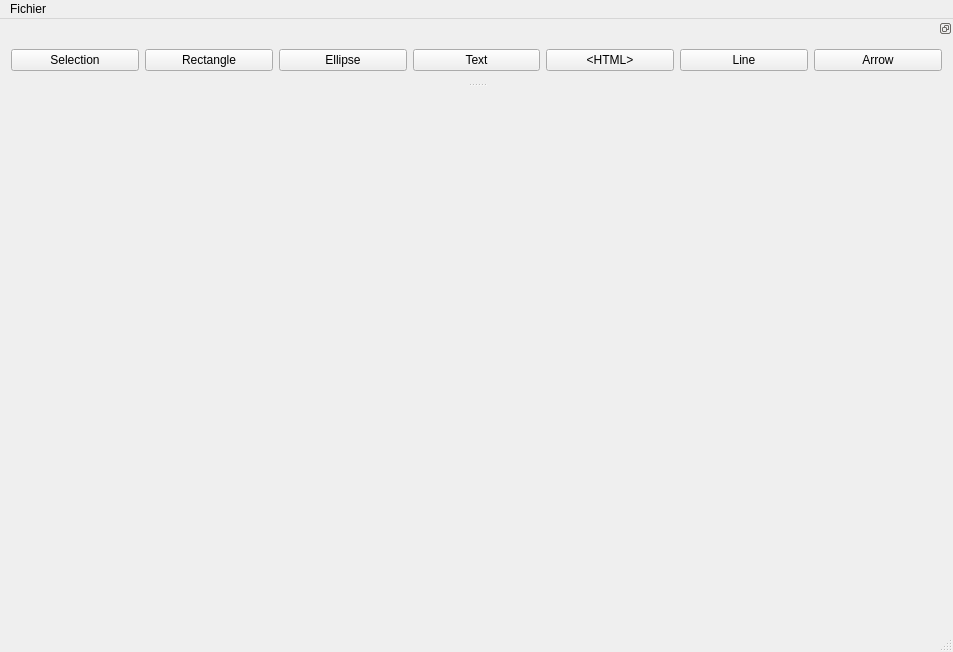
<?xml version="1.0" encoding="UTF-8"?>
<ui version="4.0">
 <class>SuperPaintMW</class>
 <widget class="QMainWindow" name="SuperPaintMW">
  <property name="geometry">
   <rect>
    <x>0</x>
    <y>0</y>
    <width>953</width>
    <height>652</height>
   </rect>
  </property>
  <property name="windowTitle">
   <string>SuperPaintMW</string>
  </property>
  <widget class="QWidget" name="centralWidget">
   <layout class="QVBoxLayout" name="verticalLayout">
    <item>
     <widget class="SuperPaintWidget" name="widget" native="true"/>
    </item>
   </layout>
  </widget>
  <widget class="QMenuBar" name="menuBar">
   <property name="geometry">
    <rect>
     <x>0</x>
     <y>0</y>
     <width>953</width>
     <height>21</height>
    </rect>
   </property>
   <widget class="QMenu" name="menuFichier">
    <property name="title">
     <string>Fichier</string>
    </property>
   </widget>
   <addaction name="menuFichier"/>
  </widget>
  <widget class="QStatusBar" name="statusBar"/>
  <widget class="QDockWidget" name="dockWidget">
   <property name="features">
    <set>QDockWidget::DockWidgetFloatable|QDockWidget::DockWidgetMovable</set>
   </property>
   <attribute name="dockWidgetArea">
    <number>4</number>
   </attribute>
   <widget class="QWidget" name="dockWidgetContents">
    <layout class="QHBoxLayout" name="horizontalLayout">
     <item>
      <widget class="QPushButton" name="push_selection">
       <property name="text">
        <string>Selection</string>
       </property>
      </widget>
     </item>
     <item>
      <widget class="QPushButton" name="push_rectangle">
       <property name="text">
        <string>Rectangle</string>
       </property>
      </widget>
     </item>
     <item>
      <widget class="QPushButton" name="push_ellipse">
       <property name="text">
        <string>Ellipse</string>
       </property>
      </widget>
     </item>
     <item>
      <widget class="QPushButton" name="push_text">
       <property name="text">
        <string>Text</string>
       </property>
      </widget>
     </item>
     <item>
      <widget class="QPushButton" name="push_html">
       <property name="text">
        <string>&lt;HTML&gt;</string>
       </property>
      </widget>
     </item>
     <item>
      <widget class="QPushButton" name="push_line">
       <property name="text">
        <string>Line</string>
       </property>
      </widget>
     </item>
     <item>
      <widget class="QPushButton" name="push_arrow_directed">
       <property name="text">
        <string>Arrow</string>
       </property>
      </widget>
     </item>
    </layout>
   </widget>
  </widget>
 </widget>
 <layoutdefault spacing="6" margin="11"/>
 <customwidgets>
  <customwidget>
   <class>SuperPaintWidget</class>
   <extends>QWidget</extends>
   <header>superpaintwidget.h</header>
   <container>1</container>
   <slots>
    <slot>button_rect_clicked()</slot>
    <slot>button_text_clicked()</slot>
    <slot>button_line_clicked()</slot>
    <slot>button_arrow_directed_clicked()</slot>
    <slot>button_ellipse_clicked()</slot>
    <slot>button_html_clicked()</slot>
    <slot>button_selection_clicked()</slot>
   </slots>
  </customwidget>
 </customwidgets>
 <resources/>
 <connections>
  <connection>
   <sender>push_line</sender>
   <signal>clicked()</signal>
   <receiver>widget</receiver>
   <slot>button_line_clicked()</slot>
   <hints>
    <hint type="sourcelabel">
     <x>809</x>
     <y>74</y>
    </hint>
    <hint type="destinationlabel">
     <x>767</x>
     <y>153</y>
    </hint>
   </hints>
  </connection>
  <connection>
   <sender>push_arrow_directed</sender>
   <signal>clicked()</signal>
   <receiver>widget</receiver>
   <slot>button_arrow_directed_clicked()</slot>
   <hints>
    <hint type="sourcelabel">
     <x>845</x>
     <y>72</y>
    </hint>
    <hint type="destinationlabel">
     <x>844</x>
     <y>135</y>
    </hint>
   </hints>
  </connection>
  <connection>
   <sender>push_ellipse</sender>
   <signal>clicked()</signal>
   <receiver>widget</receiver>
   <slot>button_ellipse_clicked()</slot>
   <hints>
    <hint type="sourcelabel">
     <x>356</x>
     <y>59</y>
    </hint>
    <hint type="destinationlabel">
     <x>362</x>
     <y>176</y>
    </hint>
   </hints>
  </connection>
  <connection>
   <sender>push_html</sender>
   <signal>clicked()</signal>
   <receiver>widget</receiver>
   <slot>button_html_clicked()</slot>
   <hints>
    <hint type="sourcelabel">
     <x>588</x>
     <y>64</y>
    </hint>
    <hint type="destinationlabel">
     <x>600</x>
     <y>162</y>
    </hint>
   </hints>
  </connection>
  <connection>
   <sender>push_rectangle</sender>
   <signal>clicked()</signal>
   <receiver>widget</receiver>
   <slot>button_rect_clicked()</slot>
   <hints>
    <hint type="sourcelabel">
     <x>223</x>
     <y>60</y>
    </hint>
    <hint type="destinationlabel">
     <x>203</x>
     <y>146</y>
    </hint>
   </hints>
  </connection>
  <connection>
   <sender>push_text</sender>
   <signal>clicked()</signal>
   <receiver>widget</receiver>
   <slot>button_text_clicked()</slot>
   <hints>
    <hint type="sourcelabel">
     <x>455</x>
     <y>64</y>
    </hint>
    <hint type="destinationlabel">
     <x>461</x>
     <y>182</y>
    </hint>
   </hints>
  </connection>
  <connection>
   <sender>push_selection</sender>
   <signal>clicked()</signal>
   <receiver>widget</receiver>
   <slot>button_selection_clicked()</slot>
   <hints>
    <hint type="sourcelabel">
     <x>78</x>
     <y>63</y>
    </hint>
    <hint type="destinationlabel">
     <x>100</x>
     <y>208</y>
    </hint>
   </hints>
  </connection>
 </connections>
</ui>
